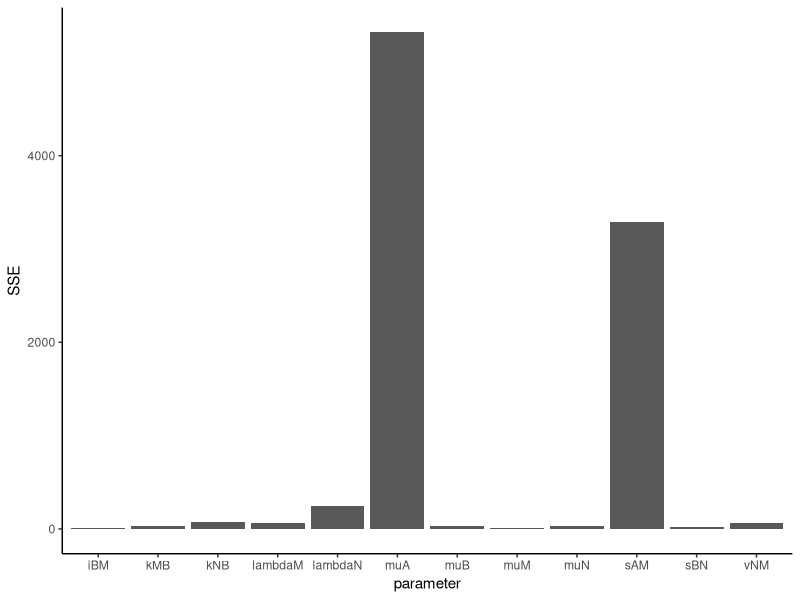
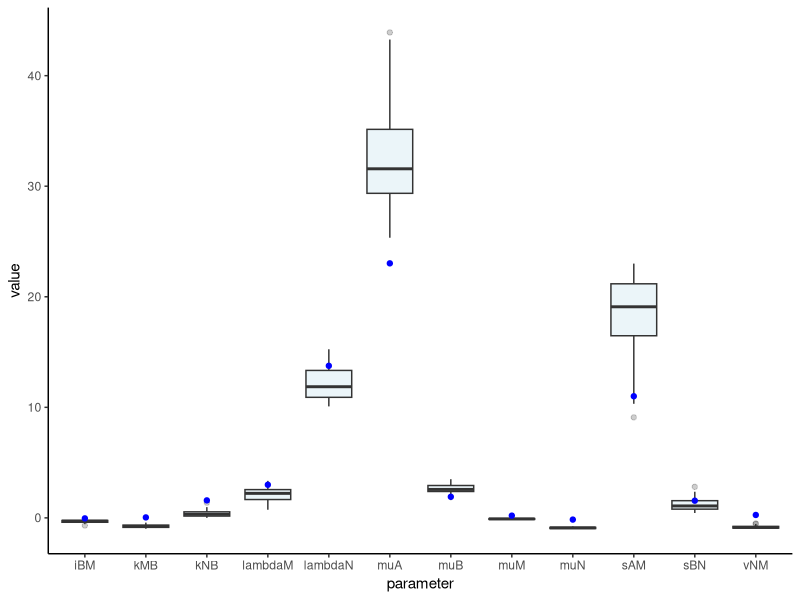

The R script that drew these images, in order:
library(ggplot2)
library(reshape2) # library for reshaping data (tall-narrow <-> short-wide)

setwd("~/OneDrive/PostgraduateProject/dataPreProcess") 

library(readr)
pop3SSE <- read_csv("pop3SSE.csv", col_names = c("para", "attribute", "value"))

ggplot(data= pop3SSE[c(1:12),c(1:3)], aes(x=para, y=value))+
  geom_bar(stat = "identity")+
  theme_classic()+
  xlab("parameter")+
  labs(color = "L")+
  ylab("SSE")


pop3outRaw <- read_csv("pop3outRaw.csv")

pop3out = melt(pop3outRaw, id.vars=c("id"))

ggplot(data = pop3out, aes(x = variable, y=value))+
  geom_boxplot(fill = "lightblue", alpha = 0.24)+
  geom_point(data= pop3SSE[c(37:48),c(1:3)], aes(x=para, y=value), color="blue")+
  theme_classic()+
  xlab("parameter")+
  labs(color = "L")+
  ylab("value")
